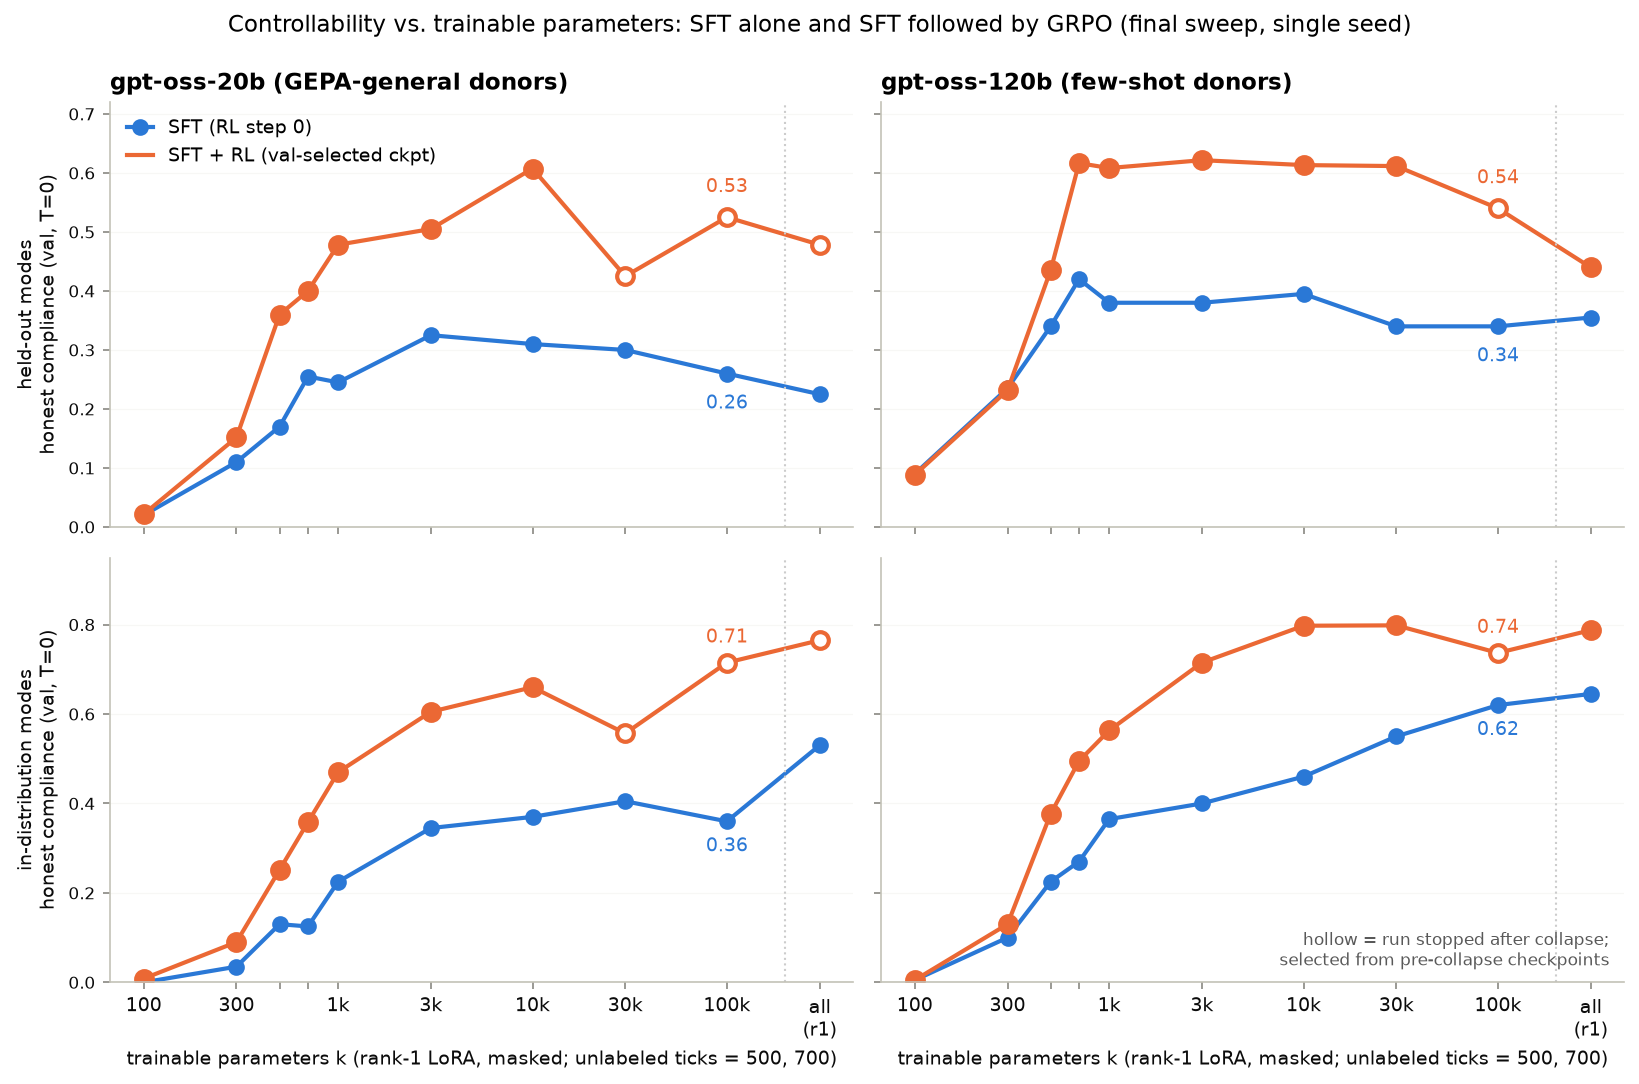

The script that saved this image:
"""SFT vs SFT+RL controllability sigmoids for gpt-oss-20b (GEPA donors) and gpt-oss-120b (few-shot donors), final RL sweep.
Rows: held-out modes / in-distribution modes (val, T=0, honest = compliant & answered & non-hollow). x = trainable params k (log),
kall (full rank-1 LoRA) at the right. Hollow SFT+RL markers = stopped runs, read from pre-collapse checkpoints."""
import sys
from pathlib import Path
import matplotlib.pyplot as plt
sys.path.insert(0, str(Path(__file__).resolve().parents[2])); sys.path.insert(0, str(Path(__file__).resolve().parent))
from utils import PALETTE, set_matplotlib_style  # noqa: E402
from final_curves_data import KS, KVAL, point  # noqa: E402
C_SFT, C_RL = PALETTE[0], PALETTE[1]
MODELS = [("f20b", "gpt-oss-20b (GEPA-general donors)"), ("f120b", "gpt-oss-120b (few-shot donors)")]
BLOCKS = [("heldout", "held-out modes"), ("indist", "in-distribution modes")]
X = {k: (KVAL[k] if KVAL[k] else 300_000) for k in KS}  # kall plotted at a sentinel x
set_matplotlib_style(); fig, axes = plt.subplots(2, 2, figsize=(11, 7.2), sharex=True, sharey="row")
for col, (pre, title) in enumerate(MODELS):
    for row, (block, blabel) in enumerate(BLOCKS):
        ax = axes[row][col]; xs, sft, rl, part = [], [], [], []
        for k in KS:
            p = point(f"{pre}-{k}", block)
            if p is None: continue
            xs.append(X[k]); sft.append(p["sft"]); rl.append(p["rl"]); part.append(p["partial"])
        ax.plot(xs, sft, "-o", color=C_SFT, lw=2, ms=7, label="SFT (RL step 0)")
        ax.plot(xs, rl, "-", color=C_RL, lw=2, label="SFT + RL (val-selected ckpt)")
        for x, y, pt in zip(xs, rl, part):
            ax.plot([x], [y], "o", color=C_RL, ms=8, mfc="white" if pt else C_RL, mew=2)
        ax.set_xscale("log"); ax.set_xticks([X[k] for k in KS]); ax.set_xticklabels([("" if k in ("k500", "k700") else k[1:]) if k != "kall" else "all\n(r1)" for k in KS], fontsize=9); ax.tick_params(axis="x", which="minor", bottom=False)
        ax.axvline(200_000, color="0.8", lw=1, ls=":"); ax.set_ylim(0, 0.72 if block == "heldout" else 0.95); ax.grid(axis="y", alpha=0.25)
        ax.text(xs[-2], rl[-2] + 0.035, f"{rl[-2]:.2f}", color=C_RL, ha="center", va="bottom", fontsize=9)
        ax.text(xs[-2], sft[-2] - 0.035, f"{sft[-2]:.2f}", color=C_SFT, ha="center", va="top", fontsize=9)
        if row == 0: ax.set_title(title, fontsize=11)
        if col == 0: ax.set_ylabel(f"{blabel}\nhonest compliance (val, T=0)")
        if row == 1: ax.set_xlabel("trainable parameters k (rank-1 LoRA, masked; unlabeled ticks = 500, 700)")
axes[0][0].legend(loc="upper left", fontsize=9, framealpha=0.95)
axes[1][1].text(0.98, 0.04, "hollow = run stopped after collapse;\nselected from pre-collapse checkpoints", transform=axes[1][1].transAxes, ha="right", fontsize=8, color="0.35")
fig.suptitle("Controllability vs. trainable parameters: SFT alone and SFT followed by GRPO (final sweep, single seed)", y=0.995)
fig.tight_layout(); out = Path(__file__).resolve().parent / "final_sigmoids.png"; fig.savefig(out, dpi=150, bbox_inches="tight"); print(out)
